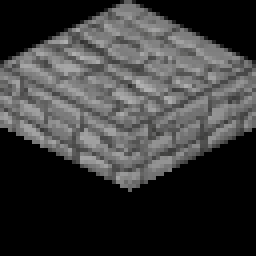
#> input picture blocks/wall.png, 64 x 64 px, found by its file name (shown 4 times larger)
$ python cropy.py
#> lines starting #> are read from the running program, lines starting #| are printed output that depends on the picture
#> further down, img is the input picture: PIL image 64x64 RGB; mean R, G, B 58.2, 58.2, 58.1
from PIL import Image, ImageChops
import os
import cv2
import numpy as np

home = os.path.dirname(os.path.abspath(__file__)) +"\\"

def trim(im):
    bg = Image.new(im.mode, im.size, im.getpixel((0,0)))
#> bg: PIL image 64x64 RGB; every value is 0
    diff = ImageChops.difference(im, bg)
    diff = ImageChops.add(diff, diff, 2.0, -100)
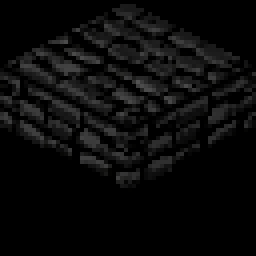
#> diff: PIL image 64x64 RGB (shown 4 times larger); mean R, G, B 10.5, 10.5, 10.5
    bbox = diff.getbbox()
#> bbox = (0, 1, 64, 48)
    if bbox:
        return im.crop(bbox)
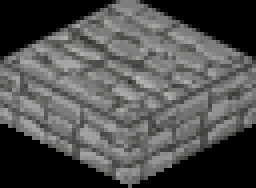
#> returned value: PIL image 64x47 RGB (shown 4 times larger); mean R, G, B 79.2, 79.2, 79

def crop(img):
  crop_img = img[:, 0:32]
  return crop_img

def getPolygon(width, height):
  pts = []
  pts.append([0,  32])
  pts.append([32, 32+16])
  pts.append([64, 32])

  pts.append([64, 64])
  pts.append([0, 64])

  pts = np.array([pts])
  return pts


filename_in  = home+'blocks/wall.png'
filename_out = home+'blocks/wall.png'
img = Image.open(filename_in)
img = trim(img)

img = np.array(img)
img = cv2.cvtColor(img, cv2.COLOR_RGB2BGR)
#> img: shape (47, 64, 3)
# img = img[:, :, ::-1].copy()

img = cv2.resize(img, (64, 64), interpolation = cv2.INTER_AREA)
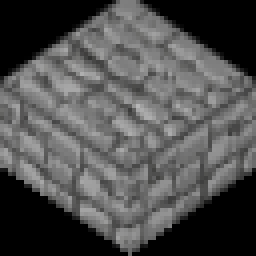
#> img: shape (64, 64, 3) (shown 4 times larger); mean B, G, R 78.9, 79.2, 79.2

points = getPolygon(64, 64) #np.array([[910, 641], [206, 632], [696, 488], [458, 485]])
# points.dtype => 'int64'
# cv2.polylines(img, np.int32([points]), 5, (255,255,255))
cv2.fillPoly(img, np.int32([points]), (0,0,0))
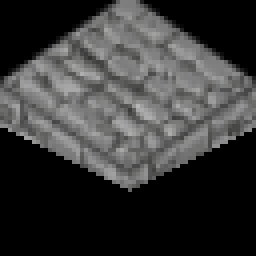
#> img: shape (64, 64, 3) (shown 4 times larger); mean B, G, R 55.9, 56.1, 56.1

size = img.shape
#> size = (64, 64, 3)
print(size)
#| (64, 64, 3)

# cv2.imshow("Image", img)
# cv2.waitKey(0)

cv2.imwrite(filename_out, img)
